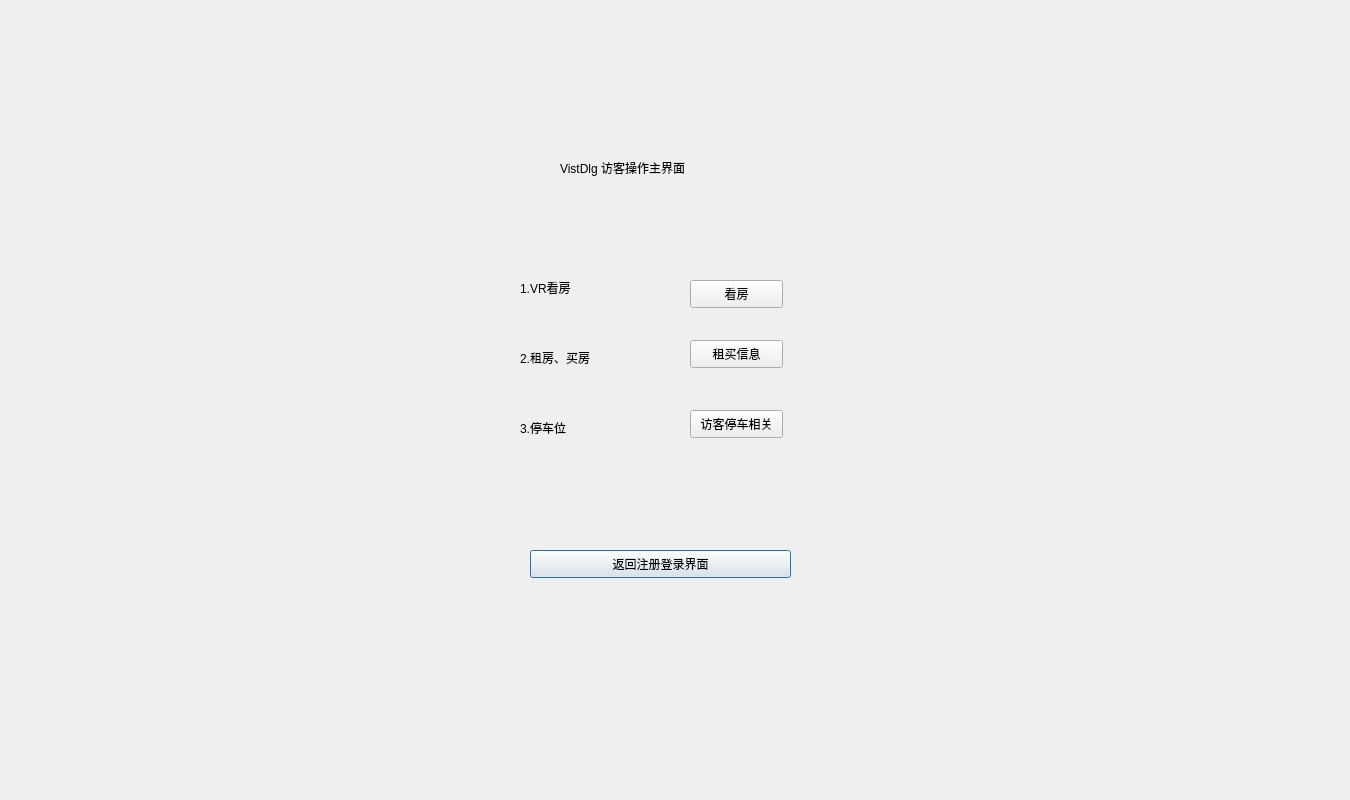
<?xml version="1.0" encoding="UTF-8"?>
<ui version="4.0">
 <class>VistDlg</class>
 <widget class="QDialog" name="VistDlg">
  <property name="geometry">
   <rect>
    <x>0</x>
    <y>0</y>
    <width>1350</width>
    <height>800</height>
   </rect>
  </property>
  <property name="windowTitle">
   <string>Dialog</string>
  </property>
  <widget class="QLabel" name="label">
   <property name="geometry">
    <rect>
     <x>560</x>
     <y>160</y>
     <width>411</width>
     <height>16</height>
    </rect>
   </property>
   <property name="text">
    <string>VistDlg 访客操作主界面</string>
   </property>
  </widget>
  <widget class="QPushButton" name="pushButton">
   <property name="geometry">
    <rect>
     <x>530</x>
     <y>550</y>
     <width>261</width>
     <height>28</height>
    </rect>
   </property>
   <property name="text">
    <string>返回注册登录界面</string>
   </property>
  </widget>
  <widget class="QLabel" name="label_2">
   <property name="geometry">
    <rect>
     <x>520</x>
     <y>280</y>
     <width>72</width>
     <height>15</height>
    </rect>
   </property>
   <property name="text">
    <string>1.VR看房</string>
   </property>
  </widget>
  <widget class="QLabel" name="label_3">
   <property name="geometry">
    <rect>
     <x>520</x>
     <y>350</y>
     <width>111</width>
     <height>16</height>
    </rect>
   </property>
   <property name="text">
    <string>2.租房、买房</string>
   </property>
  </widget>
  <widget class="QLabel" name="label_4">
   <property name="geometry">
    <rect>
     <x>520</x>
     <y>420</y>
     <width>72</width>
     <height>15</height>
    </rect>
   </property>
   <property name="text">
    <string>3.停车位</string>
   </property>
  </widget>
  <widget class="QPushButton" name="btn_v_2vrview">
   <property name="geometry">
    <rect>
     <x>690</x>
     <y>280</y>
     <width>93</width>
     <height>28</height>
    </rect>
   </property>
   <property name="text">
    <string>看房</string>
   </property>
  </widget>
  <widget class="QPushButton" name="btn_v_2sale">
   <property name="geometry">
    <rect>
     <x>690</x>
     <y>340</y>
     <width>93</width>
     <height>28</height>
    </rect>
   </property>
   <property name="text">
    <string>租买信息</string>
   </property>
  </widget>
  <widget class="QPushButton" name="btn_v_2park">
   <property name="geometry">
    <rect>
     <x>690</x>
     <y>410</y>
     <width>93</width>
     <height>28</height>
    </rect>
   </property>
   <property name="text">
    <string>访客停车相关</string>
   </property>
  </widget>
 </widget>
 <resources/>
 <connections>
  <connection>
   <sender>pushButton</sender>
   <signal>clicked()</signal>
   <receiver>VistDlg</receiver>
   <slot>accept()</slot>
   <hints>
    <hint type="sourcelabel">
     <x>553</x>
     <y>549</y>
    </hint>
    <hint type="destinationlabel">
     <x>685</x>
     <y>488</y>
    </hint>
   </hints>
  </connection>
 </connections>
</ui>
